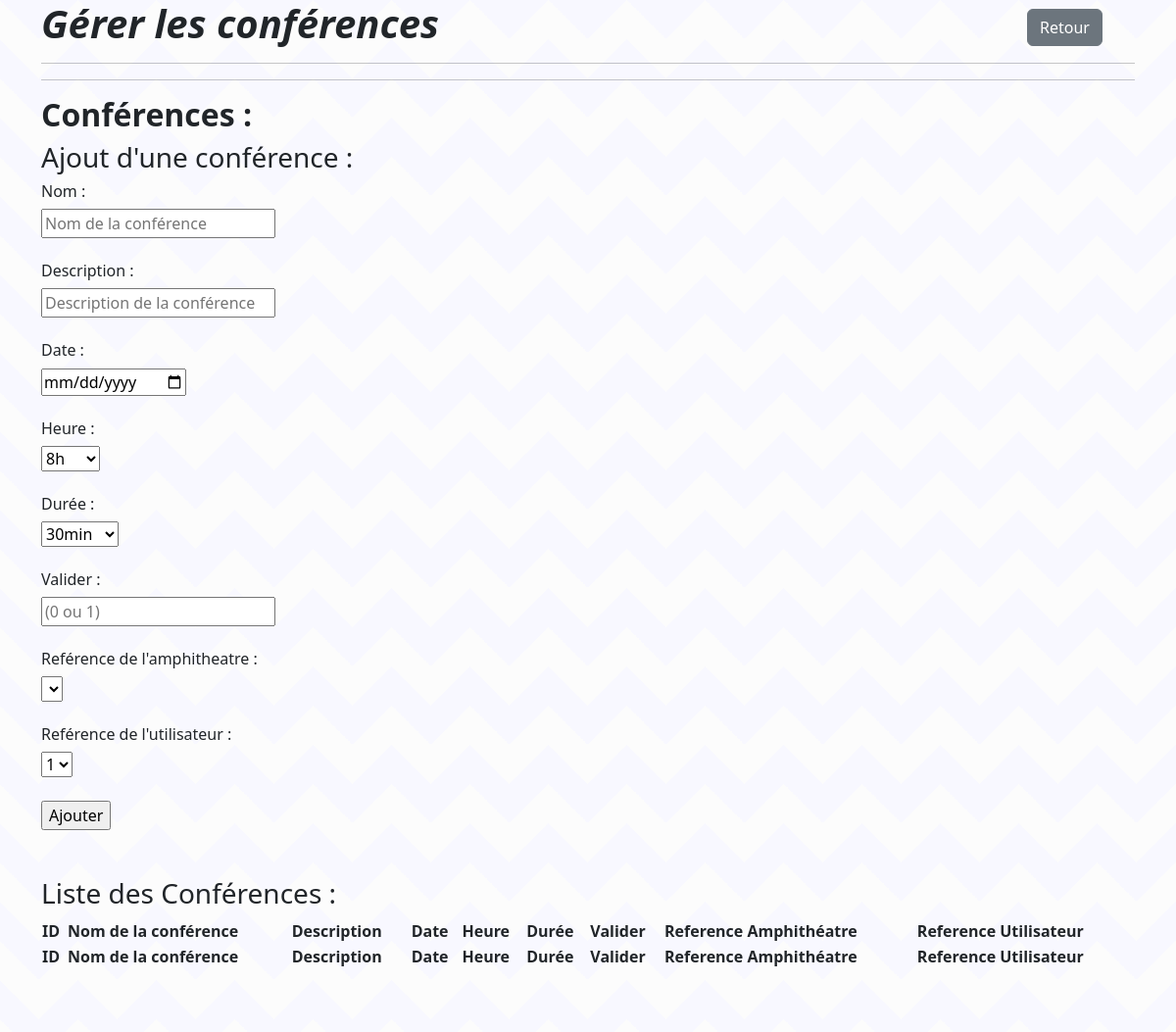
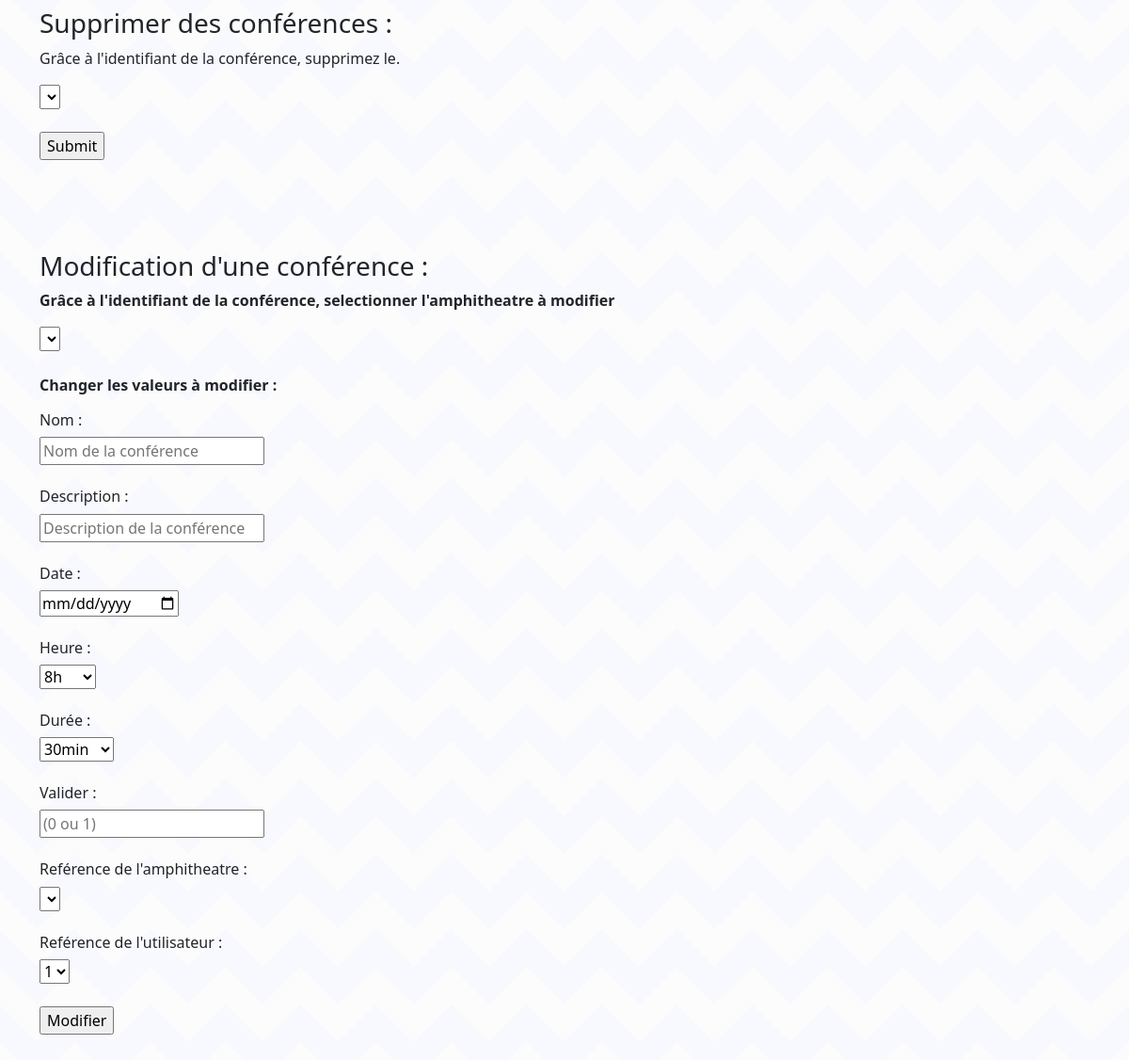
The page /vue/panelAdmin/conference.php on the database as committed earlier (2 pictures, top to bottom).
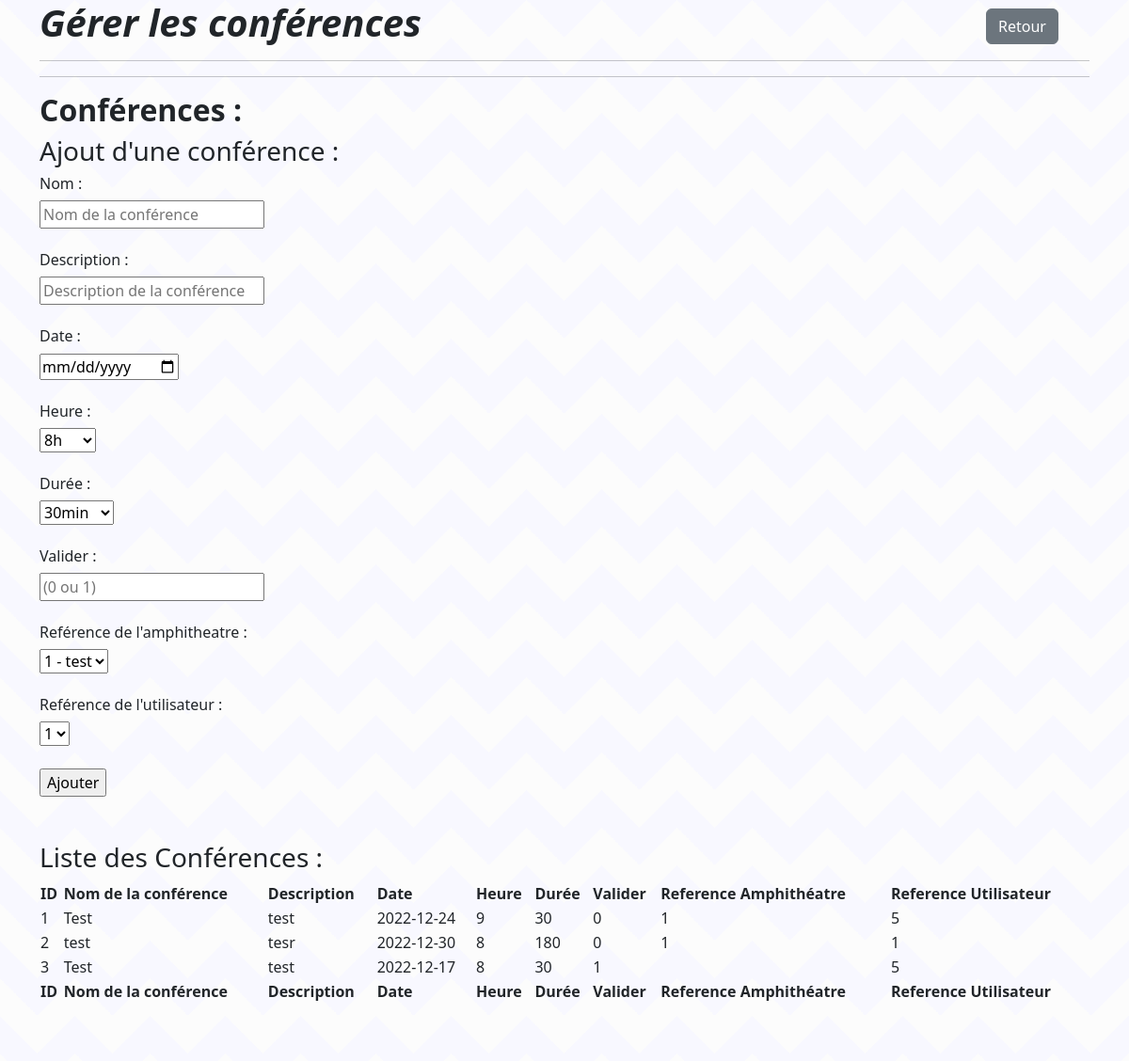
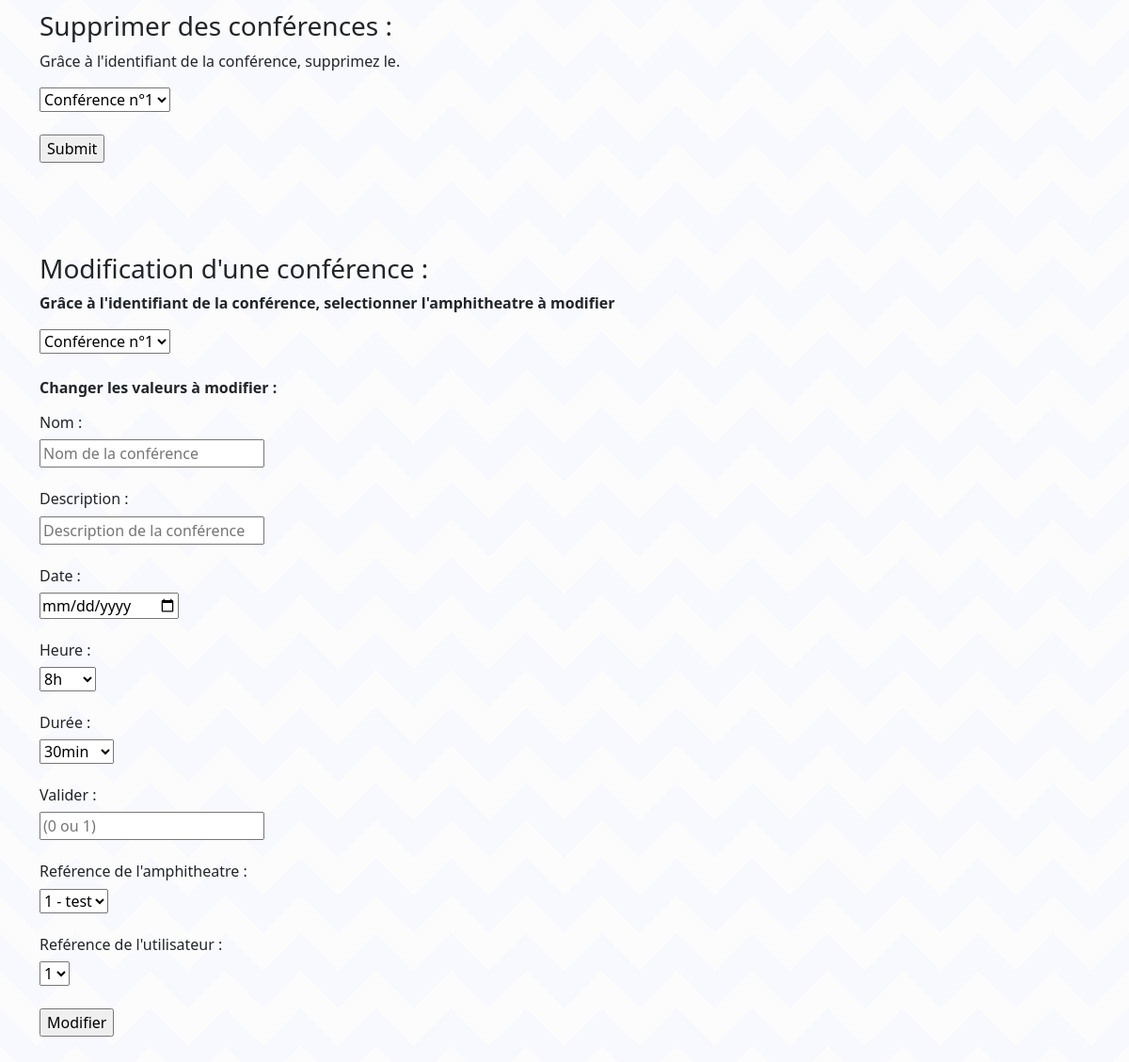
The same page on the database as committed later (2 pictures, top to bottom).
### tables this page shows
CREATE TABLE IF NOT EXISTS `conference` (
  `id_conference` int(11) NOT NULL AUTO_INCREMENT,
  `nom` varchar(100) NOT NULL,
  `description` varchar(1000) NOT NULL,
  `date_conf` date NOT NULL,
  `heure` int(11) NOT NULL,
  `duree` int(11) NOT NULL,
  `valider` tinyint(1) NOT NULL,
  `ref_amphitheatre` int(11) DEFAULT NULL,
  `ref_utilisateur` int(11) NOT NULL,
  PRIMARY KEY (`id_conference`),
  KEY `ref_amphitheatre` (`ref_amphitheatre`),
  KEY `ref_utilisateur` (`ref_utilisateur`)
);

### src/bdd/Database.php (called while the page is built, shortened)
<?php
class Database
{
    private $host;
    private $dbname;
    private $user;
    private $pwd;
    public function __construct()
    {
        $this->host = "localhost";
        $this->dbname = "hsp-skh";
        $this->user = "root";
        $this->pwd = "";
    }
    public function getBdd()
    {
        return $this->bdd = new PDO("mysql:host=".$this->host.";dbname=".$this->dbname,$this->user,$this->pwd);
    }
}

### src/modele/Utilisateur.php (called while the page is built, shortened)
<?php
class Utilisateur
{
    public function selectUtilisateur($bdd){
        $sel = $bdd->getBdd()->prepare("SELECT * FROM utilisateur");
        $sel->execute();
        $result = $sel->fetchAll();
        return $result;
    }
}

### src/modele/Amphitheatre.php (called while the page is built, shortened)
<?php
class Amphitheatre
{
    public function selectAmphitheatre($bdd){
        $sel = $bdd->getBdd()->prepare("SELECT * FROM amphitheatre");
        $sel->execute();
        $result = $sel->fetchAll();
        return $result;
    }
}

### src/modele/Conference.php (called while the page is built, shortened)
<?php
class Conference
{
    public function selectConference($bdd){
        $sel = $bdd->getBdd()->prepare("SELECT * FROM conference");
        $sel->execute();
        $result = $sel->fetchAll();
        return $result;
    }
}

### vue/panelAdmin/conference.php (the view, shortened to what the changed rows need)
<?php
require_once '../../src/bdd/Database.php';
require_once '../../src/modele/Amphitheatre.php';
require_once '../../src/modele/Conference.php';
require_once '../../src/modele/Utilisateur.php';
$bdd = new Database();
?>
<!DOCTYPE html>
<html>
<head>
    <link rel="stylesheet" href="../assets/css/styles.css">
    <link href="https://cdn.jsdelivr.net/npm/select2@4.1.0-rc.0/dist/css/select2.min.css" rel="stylesheet" />
    <link rel="stylesheet" type="text/css" href="https://cdn.datatables.net/1.11.4/css/jquery.dataTables.css">
    <link href="https://cdn.jsdelivr.net/npm/bootstrap@5.2.1/dist/css/bootstrap.min.css" rel="stylesheet"
>
</head>
<body>
<div class="container">
    <div class="content">
        <h1><strong><i></i></strong><a href="homeAdmin.php"><button class="btn btn-secondary" type="button">Retour</button></a></h1>
        <h2><strong>Conférences :</strong></h2>
        <form action="../../src/traitement/add_conference.php" method="post">
            <h6>Nom : </h6>
            <input type="text" name="nom" placeholder="Nom de la conférence"> <br><br>
            <h6>Description : </h6>
            <input type="text" name="desc" placeholder="Description de la conférence"> <br><br>
            <h6>Date : </h6>
            <input type="date" name="date" placeholder="Date de la conférence"> <br><br>
            <h6>Heure : </h6>
            <select name="heure" required>
                <option value="8">8h</option>
            </select><br><br>
            <h6>Durée : </h6>
            <select name="duree" required>
                <option value="30">30min</option>
            </select><br><br>
            <h6>Valider : </h6>
            <input type="number" name="valider" placeholder="(0 ou 1)"> <br><br>
            <h6>Reférence de l'amphitheatre :</h6>
            <?php
            $amphi = new Amphitheatre(array());
            $result = $amphi->selectAmphitheatre($bdd);
            $user = new Utilisateur(array());
            $resuser = $user->selectUtilisateur($bdd);
            ?>
            <select name="ref">
                <?php foreach ($result as $resamp){ ?>
                <option value="<?php echo $resamp['id_amphitheatre'] ?>"><?php echo $resamp['id_amphitheatre'].' - '.$resamp['libelle']; ?></option>
                <?php } ?>
            </select> <br><br>
            <h6>Reférence de l'utilisateur :</h6>
            <select name="refuti">
                <?php foreach ($resuser as $resusers){ ?>
                <option value="<?php echo $resusers['id_utilisateur'] ?>"><?php echo $resusers['id_utilisateur']; ?></option>
                <?php } ?>
            </select> <br><br>
            <input type="submit" value="Ajouter">
        </form>
        <br><br>
        <?php
        $conf = new Conference(array());
        $bdd = new Database();
        $res = $conf->selectConference($bdd);
        ?>
        <table id="table" class="display" style="width:100%">
            <thead>
            <tr>
                <th>ID</th>
                <th>Nom de la conférence</th>
                <th>Description</th>
                <th>Date</th>
                <th>Heure</th>
                <th>Durée</th>
                <th>Valider</th>
                <th>Reference Amphithéatre</th>
                <th>Reference Utilisateur</th>
            </tr>
            </thead>
            <tbody>
            <?php foreach ($res as $value){ ?>
                <tr>
                    <td><?php echo $value['id_conference'];?></td>
                    <td><?php echo $value['nom'];?></td>
                    <td><?php echo $value['description'];?></td>
                    <td><?php echo $value['date_conf'];?></td>
                    <td><?php echo $value['heure'];?></td>
                    <td><?php echo $value['duree'];?></td>
                    <td><?php echo $value['valider'];?></td>
                    <td><?php echo $value['ref_amphitheatre'];?></td>
                    <td><?php echo $value['ref_utilisateur'];?></td>
                </tr>
            <?php } ?>
            </tbody>
            <tfoot>
            <tr>
                <th>ID</th>
                <th>Nom de la conférence</th>
                <th>Description</th>
                <th>Date</th>
                <th>Heure</th>
                <th>Durée</th>
                <th>Valider</th>
                <th>Reference Amphithéatre</th>
                <th>Reference Utilisateur</th>
            </tr>
            </tfoot>
        </table>
        <br> <br>
        <form action="../../src/traitement/delete_conference.php" method="post">
            <br>
            <h3>Supprimer des conférences : </h3>
            <p>Grâce à l'identifiant de la conférence, supprimez le.</p>
            <select class="js2" name="id" id="id">
                <?php
                foreach ($res as $value){
                    ?>
                    <option value="<?php echo $value['id_conference'] ?>">Conférence n°<?php echo $value['id_conference'];?></option>
                    <?php
                }
                ?>
            </select>
            <br><br>
            <input type="submit">
        </form>
        <br><br>
    </div>
    <br>
    <div>
        <br>
        <form action="../../src/traitement/edit_conference.php" method="post">
            <strong><p>Grâce à l'identifiant de la conférence, selectionner l'amphitheatre à modifier</p></strong>
            <select class="js2" name="id" id="id">
                <?php
                foreach ($res as $value){
                    ?>
                    <option value="<?php echo $value['id_conference']  ?>">Conférence n°<?php echo $value['id_conference'];?></option>
                    <?php
                }
                ?>
            </select>
            <br><br>
            <strong><p>Changer les valeurs à modifier : </p></strong>
            <h6>Nom : </h6>
            <input type="text" name="nom" placeholder="Nom de la conférence"> <br><br>
            <h6>Description : </h6>
            <input type="text" name="desc" placeholder="Description de la conférence"> <br><br>
            <h6>Date : </h6>
            <input type="date" name="date" placeholder="Date de la conférence"> <br><br>
            <h6>Heure : </h6>
            <select name="heure" required>
                <option value="8">8h</option>
            </select><br><br>
            <h6>Durée : </h6>
            <select name="duree" required>
                <option value="30">30min</option>
            </select><br><br>
            <h6>Valider : </h6>
            <input type="number" name="valider" placeholder="(0 ou 1)"> <br><br>
            <h6>Reférence de l'amphitheatre :</h6>
            <select name="ref">
                <?php foreach ($result as $resamp){ ?>
                    <option value="<?php echo $resamp['id_amphitheatre'] ?>"><?php echo $resamp['id_amphitheatre'].' - '.$resamp['libelle']; ?></option>
                <?php } ?>
            </select> <br><br>
            <h6>Reférence de l'utilisateur :</h6>
            <select name="refuti">
                <?php foreach ($resuser as $resusers){ ?>
                    <option value="<?php echo $resusers['id_utilisateur'] ?>"><?php echo $resusers['id_utilisateur']; ?></option>
                <?php } ?>
            </select> <br><br>
            <input type="submit" value="Modifier">
        </form>
    </div>
</div>
<br><br>
</body>

Rows that differ between the two databases and show on the page:
added conference: id_conference "1", nom "Test", description "test", date_conf "2022-12-24", heure "9", duree "30", valider "0", ref_amphitheatre "1", ref_utilisateur "5"
added conference: id_conference "2", nom "test", description "tesr", date_conf "2022-12-30", heure "8", duree "180", valider "0", ref_amphitheatre "1", ref_utilisateur "1"
added conference: id_conference "3", nom "Test", description "test", date_conf "2022-12-17", heure "8", duree "30", valider "1", ref_utilisateur "5"
Other text that changed with them:
form field ref: (not shown) → "1 - test"
form field id: (not shown) → "Conférence n°1"
